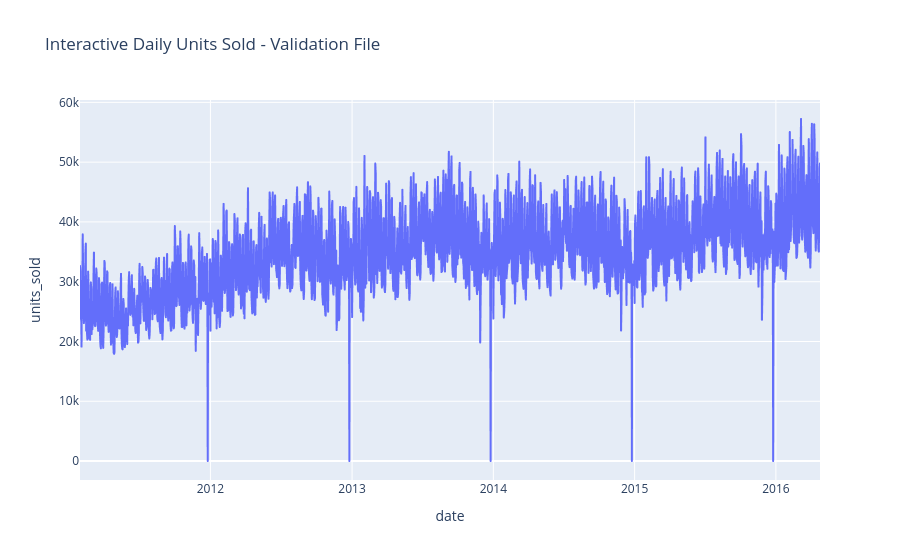

The cell this chart's notebook holds for it:
### Code cell
fig, ax = plt.subplots(figsize=(16, 4))
sns.lineplot(data=validation_daily, x="date", y="units_sold", ax=ax, color="steelblue")
ax.set_title("Daily Units Sold - Validation File")
ax.set_xlabel("Date")
ax.set_ylabel("Units Sold")
plt.xticks(rotation=45)
plt.tight_layout()
plt.show()

px.line(
    validation_daily,
    x="date",
    y="units_sold",
    title="Interactive Daily Units Sold - Validation File",
).show()

### Figure 1 — Plotly figure (JSON) as saved in the notebook; plotly's stock layout.template omitted (floating-point values rounded to 4 significant figures; data arrays with more than 128 entries replaced by an {"elided": "..."} marker saying what was removed)
{"data": [{"hovertemplate": "date=%{x}<br>units_sold=%{y}<extra></extra>", "legendgroup": "", "line": {"color": "#636efa", "dash": "solid"}, "marker": {"symbol": "circle"}, "mode": "lines", "name": "", "showlegend": false, "type": "scattergl", "x": {"elided": "1913 str values"}, "xaxis": "x", "y": {"elided": "1913 int values"}, "yaxis": "y"}], "layout": {"legend": {"tracegroupgap": 0}, "title": {"text": "Interactive Daily Units Sold - Validation File"}, "xaxis": {"anchor": "y", "domain": [0, 1], "title": {"text": "date"}}, "yaxis": {"anchor": "x", "domain": [0, 1], "title": {"text": "units_sold"}}}}
